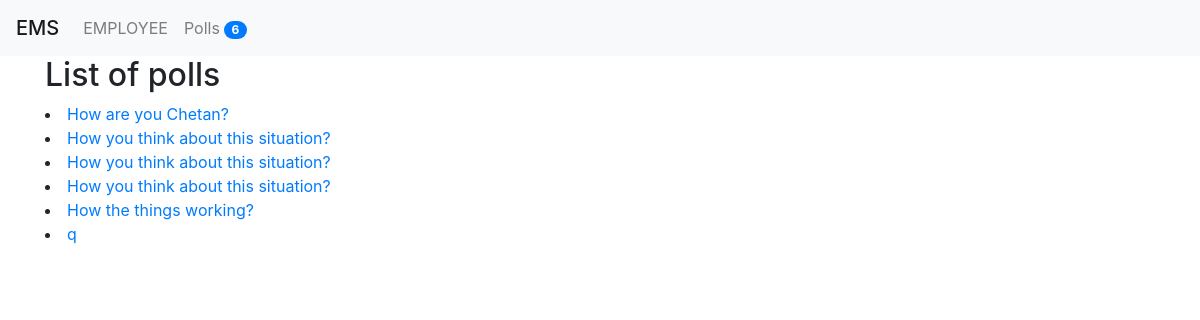
The page / on the database its author committed.
### poll/models.py (models this page shows, shortened)
class Question(models.Model):
    title=models.TextField(null=True,blank=True)
    status=models.CharField(max_length=10)
    created_by=models.ForeignKey(User,null=True,blank=True,on_delete=models.CASCADE)
    created_at=models.DateTimeField(auto_now_add=True)
    updated_at=models.DateTimeField(auto_now=True)

### poll/views.py (the view)
# urls.py: path('',index, name='polls_list'),
def index(request):
    context={}
    questions = Question.objects.all()
    context['title']='polls'
    context['questions']=questions
    return render(request,'ems/index.html',context)

### poll/context_processor.py (called while the page is built)
def polls_count(request):
    count = Question.objects.count()
    return {"polls_count":count}

### poll/templatetags/poll_extras.py (called while the page is built)
def upper(value):
    return value.upper()

### ems/templates/ems/index.html
{% extends 'ems/base.html' %}
{% block content %}
<h2> List of {{title}}</h2>
  {% if questions %}
    <u1>
        {% for question in questions %}
            <li>
                <a href="{% url 'polls_detail' question.id %}">{{question.title}}</a>
            </li>
        {% endfor %}
    </u1>
  {% else %}
     <p>There is no question available</p>
  {% endif %}
{% endblock %}

### rows shown on the page
Question: title "How are you Chetan?"
Question: title "How you think about this situation?"
Question: title "How you think about this situation?"
Question: title "How you think about this situation?"
Question: title "How the things working?"
Question: title "q"

### other values the page prints
{{ "employee" | upper }} "EMPLOYEE"
{{ polls_count }} "6"
{{ title }} "polls"
